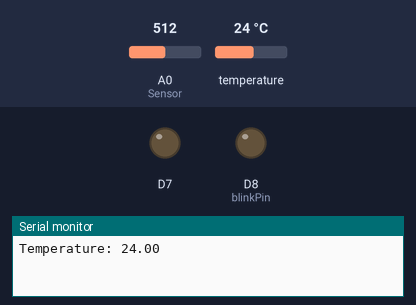
A sketch run on a simulated ESP8266 (NodeMCU). Parts: output pins drawn as LEDs (lit = HIGH), the last lines printed to the serial monitor. The test bench sets the inputs (shaded band); at power-on: A0 (Sensor) = 512, temperature 24 °C. WiFi joins after 1.5 s; servers stay silent unless stated.

Above: at 1.2 s.
1.3 s: A0 (Sensor) set to 529
At 1.6 s:
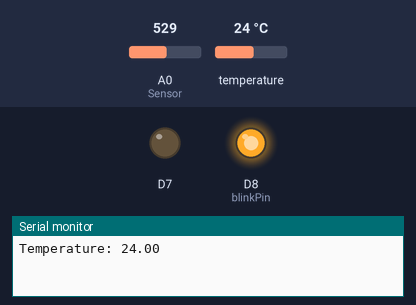
2.8 s: A0 (Sensor) set to 511
At 4.0 s:
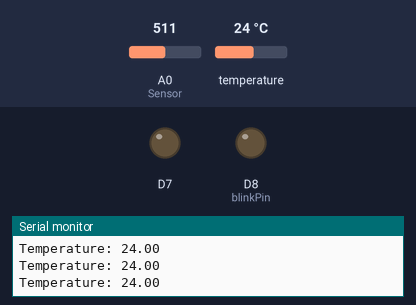
4.3 s: A0 (Sensor) set to 716
At 6.0 s:
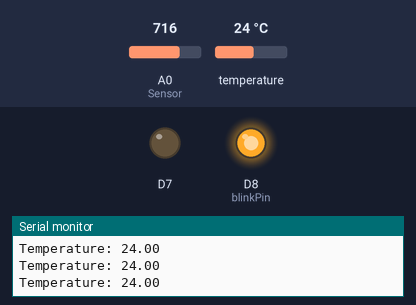
Timing chart, 0 to 7.5 s (numbered marks = the images above; inputs shaded):
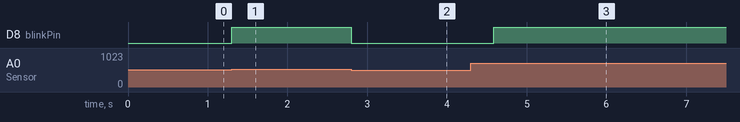

The sketch:

Temp_Pulse_Panic_TS.ino
```cpp
#include <Ticker.h>
#include <DallasTemperature.h>
#include <OneWire.h>
#include "ThingSpeak.h"
#include <WiFiClient.h>;
#include <ESP8266WiFi.h>
//----------- Enter you Wi-Fi Details---------//
const char *ssid =  "Talha";
const char *pass =  "ttfornow";
//-------------------------------------------//

WiFiClient  client;
#define ONE_WIRE_BUS 4                          //D2 pin of nodemcu

unsigned long myChannelNumber = 931815; // Channel ID here
const char * myWriteAPIKey = "BJ9TMH5C9V5U8KUO"; // Your Write API Key here

Ticker flipper;
OneWire oneWire(ONE_WIRE_BUS);

DallasTemperature sensors(&oneWire);            // Pass the oneWire reference to Dallas Temperature.


int blinkPin = 15;                // pin to blink led at each beat
int fadePin = 12;                 // pin to do fancy classy fading blink at each beat
int fadeRate = 0;                 // used to fade LED on with PWM on fadePin

volatile int rate[10];                    // array to hold last ten IBI values
volatile unsigned long sampleCounter = 0; // used to determine pulse timing
volatile unsigned long lastBeatTime = 0;  // used to find IBI
volatile int P =512;                      // used to find peak in pulse wave, seeded
volatile int T = 512;                     // used to find trough in pulse wave, seeded
volatile int thresh = 512;                // used to find instant moment of heart beat, seeded
volatile int amp = 100;                   // used to hold amplitude of pulse waveform, seeded
volatile boolean firstBeat = true;        // used to seed rate array so we startup with reasonable BPM
volatile boolean secondBeat = false;      // used to seed rate array so we startup with reasonable BPM

// these variables are volatile because they are used during the interrupt service routine!
volatile int BPM;                   // used to hold the pulse rate
volatile int Signal;                // holds the incoming raw data
volatile int IBI = 600;             // holds the time between beats, must be seeded!
volatile boolean Pulse = false;     // true when pulse wave is high, false when it's low
volatile boolean QS = false;        // becomes true when Arduoino finds a beat.


void setup(){
  Serial.begin(9600);
  ThingSpeak.begin(client);
  pinMode(blinkPin,OUTPUT);         // pin that will blink to your heartbeat!
  pinMode(fadePin,OUTPUT);          // pin that will fade to your heartbeat!
  interruptSetup();                 // sets up to read Pulse Sensor signal every 2mS
  sensors.begin();
  pinMode(D6, INPUT);
  pinMode(D7, OUTPUT);
}

void wificonnection()
{
 Serial.println("Connecting to ");
       Serial.println(ssid);

       WiFi.begin(ssid, pass);
       while (WiFi.status() != WL_CONNECTED)
          {
            delay(500);
            Serial.print(".");
          }
      Serial.println("");
      Serial.println("WiFi connected");
 }


void temperature()
{
  float T;
  sensors.requestTemperatures();                // Send the command to get temperatures
  T = sensors.getTempCByIndex(0);
  Serial.print("Temperature: ");
  Serial.println(T);
  delay(100);
  ThingSpeak.writeField(myChannelNumber, 1, T, myWriteAPIKey);
  delay(100);
}


void loop()
{
    temperature();
}


void interruptSetup(){
// Initializes Ticker to have flipper run the ISR to sample every 2mS as per original Sketch.
  flipper.attach_ms(2, ISRTr);
}


// THIS IS THE TICKER INTERRUPT SERVICE ROUTINE.
// Ticker makes sure that we take a reading every 2 miliseconds
void ISRTr(){                         // triggered when flipper fires....
  cli();                               // disable interrupts while we do this
  Signal = analogRead(A0);              // read the Pulse Sensor
  sampleCounter += 2;                         // keep track of the time in mS with this variable
  int N = sampleCounter - lastBeatTime;       // monitor the time since the last beat to avoid noise

    //  find the peak and trough of the pulse wave
  if(Signal < thresh && N > (IBI/5)*3){       // avoid dichrotic noise by waiting 3/5 of last IBI
    if (Signal < T){                        // T is the trough
      T = Signal;                         // keep track of lowest point in pulse wave
    }
  }

  if(Signal > thresh && Signal > P){          // thresh condition helps avoid noise
    P = Signal;                             // P is the peak
  }                                        // keep track of highest point in pulse wave

  //  NOW IT'S TIME TO LOOK FOR THE HEART BEAT
  // signal surges up in value every time there is a pulse
  if (N > 250){                                   // avoid high frequency noise
    if ( (Signal > thresh) && (Pulse == false) && (N > (IBI/5)*3) ){
      Pulse = true;                               // set the Pulse flag when we think there is a pulse
      digitalWrite(blinkPin,HIGH);                // turn on pin 13 LED
      IBI = sampleCounter - lastBeatTime;         // measure time between beats in mS
      lastBeatTime = sampleCounter;               // keep track of time for next pulse

      if(secondBeat){                        // if this is the second beat, if secondBeat == TRUE
        secondBeat = false;                  // clear secondBeat flag
        for(int i=0; i<=9; i++){             // seed the running total to get a realisitic BPM at startup
          rate[i] = IBI;
        }
      }

      if(firstBeat){                         // if it's the first time we found a beat, if firstBeat == TRUE
        firstBeat = false;                   // clear firstBeat flag
        secondBeat = true;                   // set the second beat flag
        sei();                               // enable interrupts again
        return;                              // IBI value is unreliable so discard it
      }


      // keep a running total of the last 10 IBI values
      word runningTotal = 0;                  // clear the runningTotal variable

      for(int i=0; i<=8; i++){                // shift data in the rate array
        rate[i] = rate[i+1];                  // and drop the oldest IBI value
        runningTotal += rate[i];              // add up the 9 oldest IBI values
      }

      rate[9] = IBI;                          // add the latest IBI to the rate array
      runningTotal += rate[9];                // add the latest IBI to runningTotal
      runningTotal /= 10;                     // average the last 10 IBI values
      BPM = 60000/runningTotal;               // how many beats can fit into a minute? that's BPM!
      QS = true;                              // set Quantified Self flag
      // QS FLAG IS NOT CLEARED INSIDE THIS ISR
    }
  }

  if (Signal < thresh && Pulse == true){   // when the values are going down, the beat is over
    digitalWrite(blinkPin,LOW);            // turn off pin 13 LED
    Pulse = false;                         // reset the Pulse flag so we can do it again
    amp = P - T;                           // get amplitude of the pulse wave
    thresh = amp/2 + T;                    // set thresh at 50% of the amplitude
    P = thresh;                            // reset these for next time
    T = thresh;
  }

  if (N > 2500){                           // if 2.5 seconds go by without a beat
    thresh = 512;                          // set thresh default
    P = 512;                               // set P default
    T = 512;                               // set T default
    lastBeatTime = sampleCounter;          // bring the lastBeatTime up to date
    firstBeat = true;                      // set these to avoid noise
    secondBeat = false;                    // when we get the heartbeat back
  }

  sei();                                   // enable interrupts when youre done!
}// end isr
```

Measured:
- the behaviour switches between 512 and 513 on A0 (Sensor) (found by bisection; images 0 and 1)
- after the input at 1.3 s, D8 (blinkPin): LOW → HIGH at once
- after the input at 2.8 s, D8 (blinkPin): HIGH → LOW at once
- after the input at 4.3 s, D8 (blinkPin): LOW → HIGH after 0.28 s
